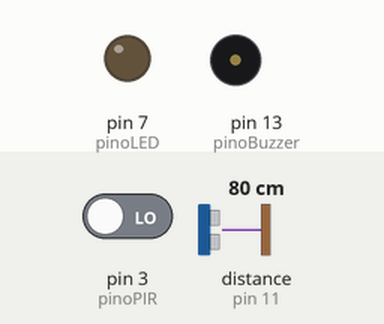
Simulated run of this sketch. Board: Arduino Uno, built with avr-gcc and run on an emulated ATmega328P. On the bench: output pins drawn as LEDs (lit = HIGH), buzzer (waves = sounding). The inputs (shaded band) are chosen by the test bench; at power-on: distance to the obstacle (sensor on pin 11) 80 cm, pin 3 (pinoPIR) LOW. The echo pulse lasts 58.3 µs per cm; pins used as bus, display or sensor lines are not drawn.

Above: at 1.3 s.
1.4 s: distance to the obstacle (sensor on pin 11) set to 66 cm
3.2 s: distance to the obstacle (sensor on pin 11) set to 56 cm
At 5.0 s:
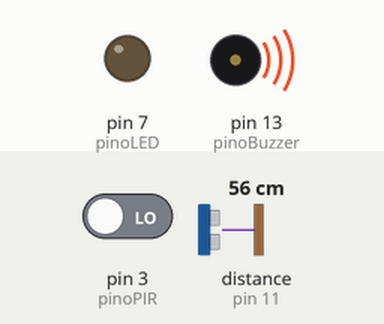
5.5 s: pin 3 (pinoPIR) driven HIGH
At 6.7 s:
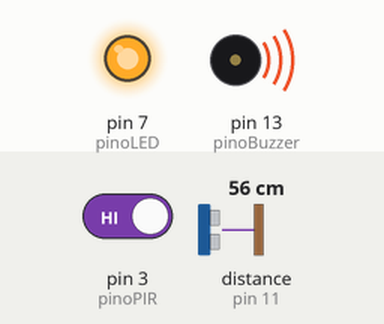
7.0 s: distance to the obstacle (sensor on pin 11) set to 120 cm
At 8.7 s:
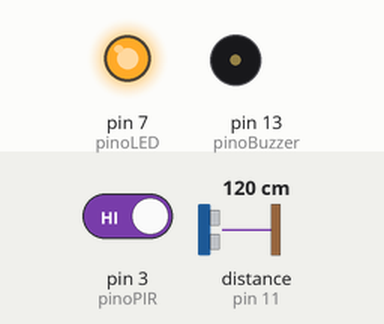
9.0 s: distance to the obstacle (sensor on pin 11) set to 2 cm
At 10.0 s:
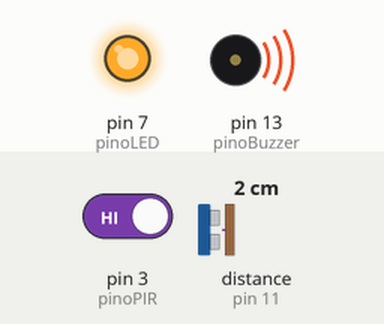
11.0 s: distance to the obstacle (sensor on pin 11) set to 250 cm
At 12.2 s:
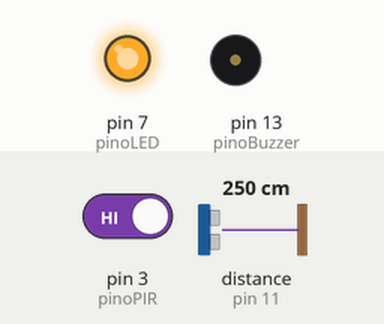
Timing chart, 0 to 14.0 s (numbered marks = the images above; inputs shaded):
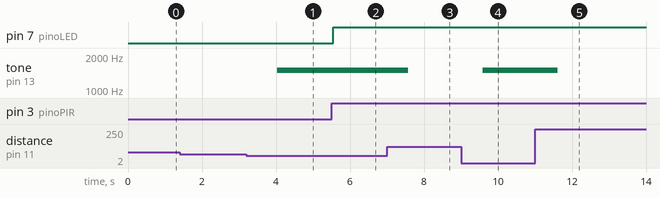

The sketch:

30092018-PiR_Ultra-Presentation-2-Sensors-2_Act-v1-Skretch.ino
```cpp
//PiR Sensor Constants
const int pinoPIR = 3;                    //PINO DIGITAL UTILIZADO PELO SENSOR DE PRESENÇA
const int pinoLED = 7;                   //PINO DIGITAL UTILIZADO PELO LED

//Ultrasonic Sensor Constants
#include "Ultrasonic.h"   //INCLUSÃO DA BIBLIOTECA NECESSÁRIA PARA FUNCIONAMENTO DO CÓDIGO

const int echoPin = 11;   //PINO DIGITAL UTILIZADO PELO HC-SR04 ECHO(RECEBE)
const int trigPin = 8;  //PINO DIGITAL UTILIZADO PELO HC-SR04 TRIG(ENVIA)
const int pinoBuzzer = 13;  //PINO DIGITAL EM QUE O BUZZER ESTÁ CONECTADO

Ultrasonic ultrasonic(trigPin,echoPin);   //INICIALIZANDO OS PINOS

int distancia;    //CRIA UMA VARIÁVEL CHAMADA "distancia" DO TIPO INTEIRO
String result;    //CRIA UMA VARIÁVEL CHAMADA "result" DO TIPO STRING

void setup(){
  //Define PIN PiR
  pinMode(pinoLED, OUTPUT);               //DEFINE O PINO 7 COMO SAÍDA
  pinMode(pinoPIR, INPUT);                   //DEFINE O PINO 3 COMO ENTRADA

  //Define PIN Ultrasonic
  pinMode(echoPin, INPUT);     //DEFINE O PINO 11 COMO ENTRADA (RECEBE)
  pinMode(trigPin, OUTPUT);     //DEFINE O PINO 8 COMO SAÍDA (ENVIA)
  pinMode(pinoBuzzer, OUTPUT);  //DECLARA O PINO 13 COMO SENDO SAÍDA
}
void loop(){
  //Programming PiR
 if(digitalRead(pinoPIR) == HIGH){          //SE A LEITURA DO PINO FOR IGUAL A HIGH, FAZ
    digitalWrite(pinoLED, HIGH);              //ACENDE O LED
 }else{                                                           //SENÃO, FAZ
  digitalWrite(pinoLED, LOW);                 //APAGA O LED
 }

 //Programming Ultrasonic
hcsr04();     // FAZ A CHAMADA DO MÉTODO "hcsr04()"

if(distancia <= 60){        // SE A DISTÂNCIA ENTRE O OBJETO E O SENSOR ULTRASONICO FOR MENOR     //QUE 60CM, FAZ
tone(pinoBuzzer,1500);      //ACIONA O BUZZER
}else{                      //SENÃO, FAZ
noTone(pinoBuzzer);         //BUZZER PERMANECE DESLIGADO
}
}


  //MÉTODO RESPONSÁVEL POR CALCULAR A DISTÂNCIA
void hcsr04(){
digitalWrite(trigPin, LOW);     //SETA O PINO 8 COM UM PULSO BAIXO "LOW"
delayMicroseconds(2);           // DELAY DE 2 MICROSSEGUNDOS
digitalWrite(trigPin, HIGH);    //SETA O PINO 8 COM PULSO ALTO "HIGH"
delayMicroseconds(10);          // DELAY DE 10 MICROSSEGUNDOS
digitalWrite(trigPin, LOW);     //SETA O PINO 8 COM PULSO BAIXO "LOW" NOVAMENTE
                                // FUNÇÃO RANGING, FAZ A CONVERSÃO DO TEMPO DE
                               //RESPOSTA DO ECHO EM CENTÍMETROS E ARMAZENA
                               //NA VARIÁVEL "distancia"
distancia = (ultrasonic.Ranging(CM));   // VARIÁVEL GLOBAL RECEBE O VALOR DA DISTÂNCIA MEDIDA
delay(500);                     //INTERVALO DE 500 MILISSEGUNDOS
}
```

Measured:
- the behaviour switches between 61 and 60 cm on distance to the obstacle (sensor on pin 11) (found by bisection; images 0 and 1)
- after the input at 1.4 s, every drawn part: stays the same
- after the input at 3.2 s, tone on pin 13 (pinoBuzzer): silent → 1500 Hz after 0.84 s
- after the input at 5.5 s, pin 7 (pinoLED): LOW → HIGH after 0.05 s
- after the input at 7.0 s, tone on pin 13 (pinoBuzzer): 1500 Hz → silent after 0.57 s
- after the input at 9.0 s, tone on pin 13 (pinoBuzzer): silent → 1500 Hz after 0.59 s
- after the input at 11.0 s, tone on pin 13 (pinoBuzzer): 1500 Hz → silent after 0.61 s
